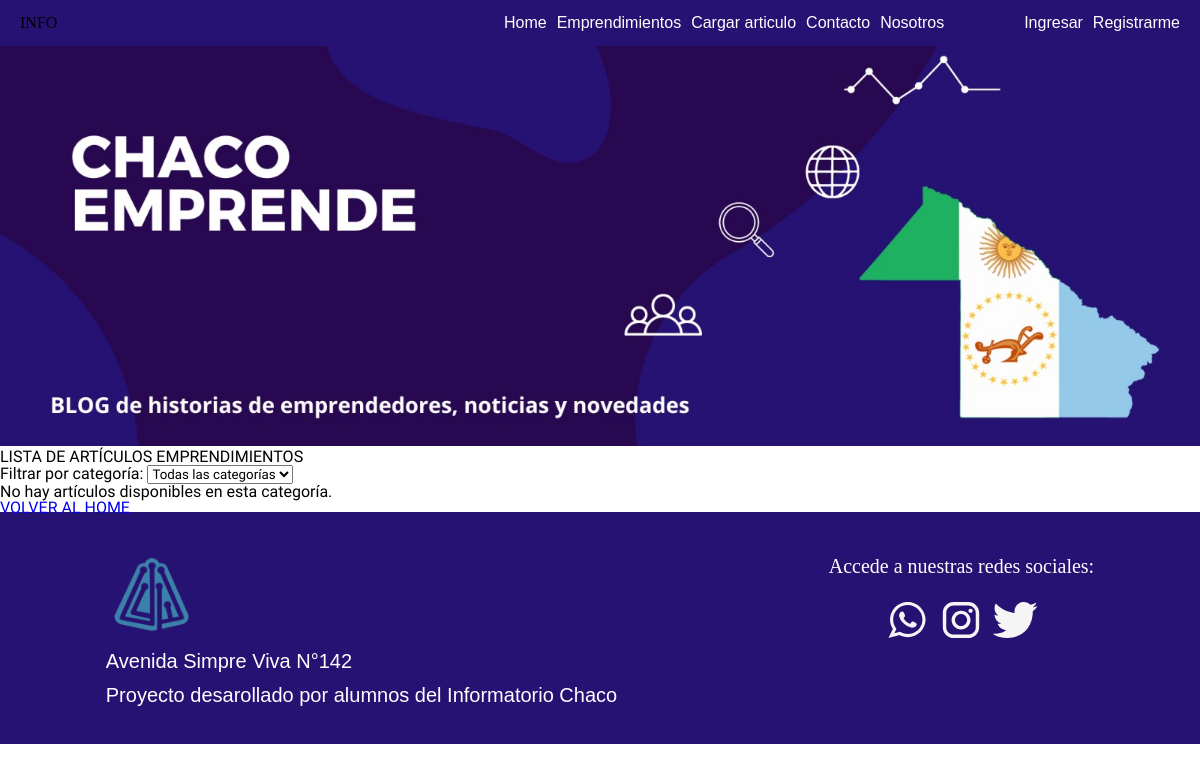
The app's page /emprendimientos/, older data.
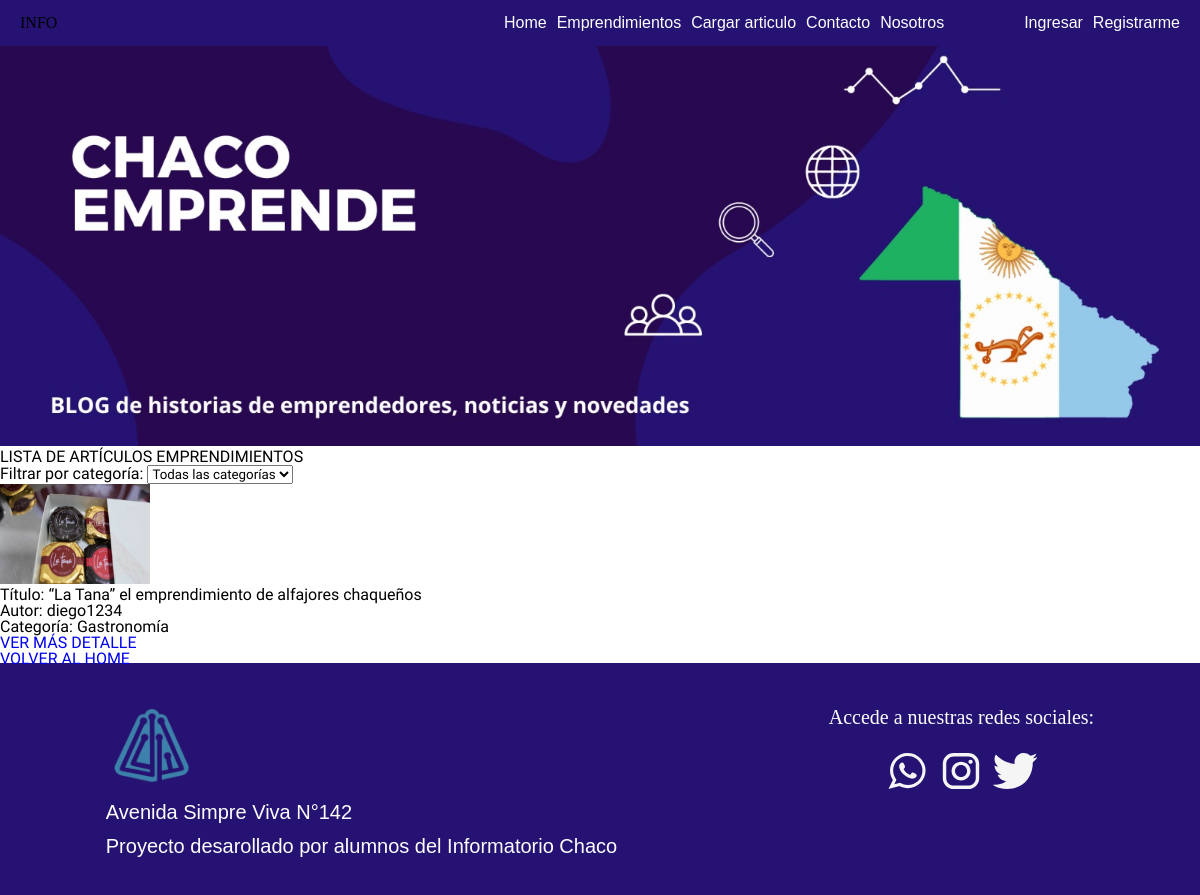
The same page, newer data.
### apps/emprendimientos/models.py (models this page shows, shortened)
class Articulo(models.Model):
    titulo = models.CharField(max_length=200)
    contenido = models.TextField()
    autor = models.ForeignKey(User, on_delete=models.CASCADE)
    categoria = models.ForeignKey(Categoria, on_delete=models.SET_NULL, null=True)
    fecha_publicacion = models.DateTimeField(auto_now_add=True)
    imagen = models.ImageField(upload_to='imagenes/',blank=True , null=True)
    destacado = models.BooleanField(default=False)

class Categoria(models.Model):
    nombre = models.CharField(max_length=100)
    descripcion = models.TextField(blank=True, null=True)

### apps/emprendimientos/views.py (the view)
# urls.py: path('', ArticuloListView.as_view(), name='lista_articulos'),
class ArticuloListView(ListView):
    model = Articulo
    template_name = 'emprendimientos/lista_articulos.html'
    context_object_name = 'articulos'
    def get_queryset(self):
        queryset = super().get_queryset()
        categoria_id = self.request.GET.get('categoria')
        if categoria_id:
            queryset = queryset.filter(categoria_id=categoria_id)
        return queryset
    def get_context_data(self, **kwargs):
        context = super().get_context_data(**kwargs)
        context['categorias'] = Categoria.objects.all()
        return context

### templates/emprendimientos/lista_articulos.html (shortened to what this page needs)
{% extends 'base.html' %}
{% block contenido %}
    <h1>LISTA DE ARTÍCULOS EMPRENDIMIENTOS</h1>
    <form method="GET" action="">
        <label for="categoria">Filtrar por categoría:</label>
        <select name="categoria" id="categoria" onchange="this.form.submit()">
            <option value="">Todas las categorías</option>
        </select>
    </form>
    <div>
        {% for articulo in object_list %}
            <div class="articulo-item">
                <img src="{{ articulo.imagen.url }}" alt="{{ articulo.titulo }}" width="150" height="100">
                <p>Título: {{ articulo.titulo }}</p>
                <p>Autor: {{ articulo.autor }}</p>
                <p><strong>Categoría:</strong> {{ articulo.categoria.nombre }}</p>
                <p><a href="{% url 'emprendimientos:detalle_articulo' articulo.pk %}">VER MÁS DETALLE</a></p>
            </div>
        {% empty %}
            <p>No hay artículos disponibles en esta categoría.</p>
        {% endfor %}
    </div>
    <a href="{% url 'index' %}">VOLVER AL HOME</a>
{% endblock contenido %}

### templates/base.html (shortened to what this page needs)
{% load static %}
<!doctype html>
<html lang="en">
    <head>
        <link rel="stylesheet" href="{% static 'css/style.css' %}">
        <link rel="stylesheet" href="{% static 'css/reset.css' %}">
        <link rel="stylesheet" href="{% static 'css/index.css' %}">
    </head>
    <body>
        <div class="contenendor__encabezado">
            <header class="encabezado">
                <div class="log">
                    INFO <img src="" alt="">
                </div>
                <div class="contenedor__navegacion">
                    <nav class="encabezado__navegador">
                        <ul class="encabezado__navegador--lista">
                            <li><a href="{% url 'index' %}" class="navegacion">Home</a></li>
                            <li><a href="{% url 'emprendimientos:lista_articulos' %}" class="navegacion">Emprendimientos</a></li>
                            <li><a href="{% url 'emprendimientos:crear_articulo' %}" class="navegacion">Cargar articulo</a></li>
                            <li><a href="{% url 'contacto' %}" class="navegacion">Contacto</a></li>
                            <li><a href="{% url 'nosotros' %}" class="navegacion">Nosotros</a></li>
                        </ul>
                    </nav>
                    <div class="contenedor__registro">
                        <ul class="encabezado__navegador--registro">
                            <li><a href="" class="registro">Ingresar</a></li>
                            <li><a href="" class="registro">Registrarme</a></li>
                        </ul>
                    </div>
                </div>
            </header>
        </div>
        <section class="pantalla">
                <div class="imagen__wrapper">
                    <img class="portada" src="{% static 'img/portada_base.jpg' %}" alt="">
                </div>
        </section>
        <main>
            {% block contenido %}
            {% endblock contenido%}
        </main>
        <footer class="footer__container">
            <div class="footer">
                <div class="footer__logo-container">
                    <img class="footer__logo-icon" src="{% static 'img/infovector.png' %}" alt="">
                    <div class="footer__info-container">
                        <div class="footer__text-info">Avenida Simpre Viva N°142</div>
                        <div class="footer__text-info">Proyecto desarollado por alumnos del Informatorio Chaco</div>
                    </div>
                </div>
                <div class="footer__social-media-container">
                    <div class="footer__social-media-text">Accede a nuestras redes sociales:</div>
                    <div class="footer__social-media-icons">
                        <a href="">
                            <img class="footer__social-media-icon" alt="" src="{% static 'img/whatsapp-1.svg' %}" />
                        </a>
                        <a href="">
                            <img class="footer__social-media-icon" alt="" src="{% static 'img/instragam-1.svg' %}" />
                        </a>
                        <a href="">
                            <img class="footer__social-media-icon" alt="" src="{% static 'img/twiter-1.svg' %}" />
                        </a>
                    </div>
                </div>
            </div>
        </footer>
    </body>
</html>

### static/css/style.css (style rules this page uses)
* { box-sizing: border-box; font-family: 'Work Sans'; margin: 0; padding: 0; }
html { scroll-behavior: smooth; }
:root { --color-purpura: rgb(40, 8, 81); --color-azulpupura: rgb(38, 18, 115); --color-azul-yankees: #092d51; --color-blanco: rgb(253, 254, 255); --color-negro: rgb(0, 0, 0); }
.contenendor__encabezado { background-color: var(--color-azulpupura); position: fixed; width: 100%; top: 0; left: 0; z-index: 99; }
.encabezado { max-width: 1200px; margin: auto; display: flex; justify-content: space-between; align-items: center; padding: 15px 20px; }
.contenedor__navegacion { display: flex; gap: 60px; }
.encabezado__navegador--lista, .encabezado__navegador--registro { display: flex; gap: 10px; }
a { text-decoration: none; }
.registro, .navegacion { color: var(--color-blanco); font-family: sans-serif; }
.pantalla { margin: 0 auto; margin-top: 40px; }
.portada { width: 100%; }
.footer__container { background-color: var(--color-azulpupura); width: 100%; padding: 40px 0; margin-top: -4px; }
.footer { justify-content: space-around; display: flex; align-items: stretch; max-width: 1200px; margin: 0 auto; color: var(--color-blanco, #092d51); flex-direction: row; flex-wrap: nowrap; }
.footer__logo-icon { max-width: 90px; margin-bottom: -6px; }
.footer__logo-container { display: flex; flex-direction: column; gap: 16px; }
.footer__info-container { display: flex; flex-direction: column; gap: 16px; }
.footer__text-info { color: var(--color-blanco, #F5F5F5); font-size: 20px; font-family: sans-serif; font-style: normal; font-weight: 400; line-height: 18px; }
.footer__social-media-container { text-align: center; }
.footer__social-media-text { color: var(--color-blanco, #F5F5F5); font-size: 20px; font-style: normal; font-weight: 400; line-height: 28px; margin-bottom: 16px; }
.footer__social-media-icon { width: 50px; }

Row changes from the older to the newer data that the page shows:
added Articulo: imagen (picture), titulo "“La Tana” el emprendimiento de alfajores chaqueños", autor "diego1234", categoria.nombre "Gastronomía"
Text that changed along with them:
text no longer shown: "No hay artículos disponibles en esta categoría."
